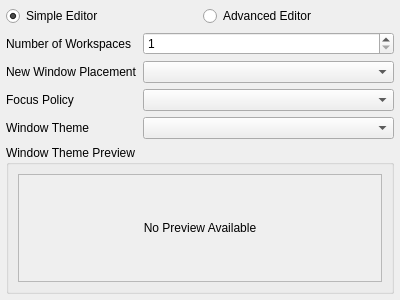
<?xml version="1.0" encoding="UTF-8"?>
<ui version="4.0">
 <class>page_fluxbox_settings</class>
 <widget class="QWidget" name="page_fluxbox_settings">
  <property name="geometry">
   <rect>
    <x>0</x>
    <y>0</y>
    <width>400</width>
    <height>300</height>
   </rect>
  </property>
  <property name="windowTitle">
   <string>Form</string>
  </property>
  <layout class="QVBoxLayout" name="verticalLayout">
   <property name="leftMargin">
    <number>6</number>
   </property>
   <property name="topMargin">
    <number>6</number>
   </property>
   <property name="rightMargin">
    <number>6</number>
   </property>
   <property name="bottomMargin">
    <number>6</number>
   </property>
   <item>
    <layout class="QHBoxLayout" name="horizontalLayout">
     <item>
      <widget class="QRadioButton" name="radio_simple">
       <property name="text">
        <string>Simple Editor</string>
       </property>
       <property name="checked">
        <bool>true</bool>
       </property>
      </widget>
     </item>
     <item>
      <widget class="QRadioButton" name="radio_advanced">
       <property name="text">
        <string>Advanced Editor</string>
       </property>
      </widget>
     </item>
    </layout>
   </item>
   <item>
    <widget class="QStackedWidget" name="stackedWidget">
     <property name="currentIndex">
      <number>0</number>
     </property>
     <widget class="QWidget" name="page_simple">
      <layout class="QVBoxLayout" name="verticalLayout_2">
       <property name="leftMargin">
        <number>0</number>
       </property>
       <property name="topMargin">
        <number>0</number>
       </property>
       <property name="rightMargin">
        <number>0</number>
       </property>
       <property name="bottomMargin">
        <number>0</number>
       </property>
       <item>
        <layout class="QFormLayout" name="formLayout_4">
         <item row="0" column="0">
          <widget class="QLabel" name="label_2">
           <property name="text">
            <string>Number of Workspaces</string>
           </property>
          </widget>
         </item>
         <item row="0" column="1">
          <widget class="QSpinBox" name="spin_session_wkspaces">
           <property name="minimum">
            <number>1</number>
           </property>
           <property name="maximum">
            <number>10</number>
           </property>
          </widget>
         </item>
         <item row="1" column="0">
          <widget class="QLabel" name="label">
           <property name="text">
            <string>New Window Placement</string>
           </property>
          </widget>
         </item>
         <item row="1" column="1">
          <widget class="QComboBox" name="combo_session_wloc"/>
         </item>
         <item row="2" column="0">
          <widget class="QLabel" name="label_6">
           <property name="text">
            <string>Focus Policy</string>
           </property>
          </widget>
         </item>
         <item row="2" column="1">
          <widget class="QComboBox" name="combo_session_wfocus"/>
         </item>
         <item row="3" column="0">
          <widget class="QLabel" name="label_13">
           <property name="text">
            <string>Window Theme</string>
           </property>
          </widget>
         </item>
         <item row="3" column="1">
          <widget class="QComboBox" name="combo_session_wtheme"/>
         </item>
        </layout>
       </item>
       <item>
        <widget class="QGroupBox" name="group_session_preview">
         <property name="sizePolicy">
          <sizepolicy hsizetype="Preferred" vsizetype="Expanding">
           <horstretch>0</horstretch>
           <verstretch>0</verstretch>
          </sizepolicy>
         </property>
         <property name="title">
          <string>Window Theme Preview</string>
         </property>
         <layout class="QVBoxLayout" name="verticalLayout_12">
          <item>
           <widget class="QScrollArea" name="scrollArea">
            <property name="widgetResizable">
             <bool>true</bool>
            </property>
            <widget class="QWidget" name="scrollAreaWidgetContents">
             <property name="geometry">
              <rect>
               <x>0</x>
               <y>0</y>
               <width>362</width>
               <height>78</height>
              </rect>
             </property>
             <property name="sizePolicy">
              <sizepolicy hsizetype="Expanding" vsizetype="Expanding">
               <horstretch>0</horstretch>
               <verstretch>0</verstretch>
              </sizepolicy>
             </property>
             <layout class="QVBoxLayout" name="verticalLayout_13">
              <property name="leftMargin">
               <number>1</number>
              </property>
              <property name="topMargin">
               <number>1</number>
              </property>
              <property name="rightMargin">
               <number>1</number>
              </property>
              <property name="bottomMargin">
               <number>1</number>
              </property>
              <item>
               <widget class="QLabel" name="label_session_wpreview">
                <property name="sizePolicy">
                 <sizepolicy hsizetype="Expanding" vsizetype="Expanding">
                  <horstretch>0</horstretch>
                  <verstretch>0</verstretch>
                 </sizepolicy>
                </property>
                <property name="styleSheet">
                 <string notr="true"/>
                </property>
                <property name="frameShape">
                 <enum>QFrame::NoFrame</enum>
                </property>
                <property name="frameShadow">
                 <enum>QFrame::Sunken</enum>
                </property>
                <property name="text">
                 <string>No Preview Available</string>
                </property>
                <property name="scaledContents">
                 <bool>false</bool>
                </property>
                <property name="alignment">
                 <set>Qt::AlignCenter</set>
                </property>
               </widget>
              </item>
             </layout>
            </widget>
           </widget>
          </item>
         </layout>
        </widget>
       </item>
      </layout>
     </widget>
     <widget class="QWidget" name="page_advanced">
      <layout class="QVBoxLayout" name="verticalLayout_3">
       <property name="leftMargin">
        <number>0</number>
       </property>
       <property name="topMargin">
        <number>0</number>
       </property>
       <property name="rightMargin">
        <number>0</number>
       </property>
       <property name="bottomMargin">
        <number>0</number>
       </property>
       <item>
        <widget class="QPlainTextEdit" name="text_file"/>
       </item>
      </layout>
     </widget>
    </widget>
   </item>
  </layout>
 </widget>
 <resources/>
 <connections/>
</ui>
